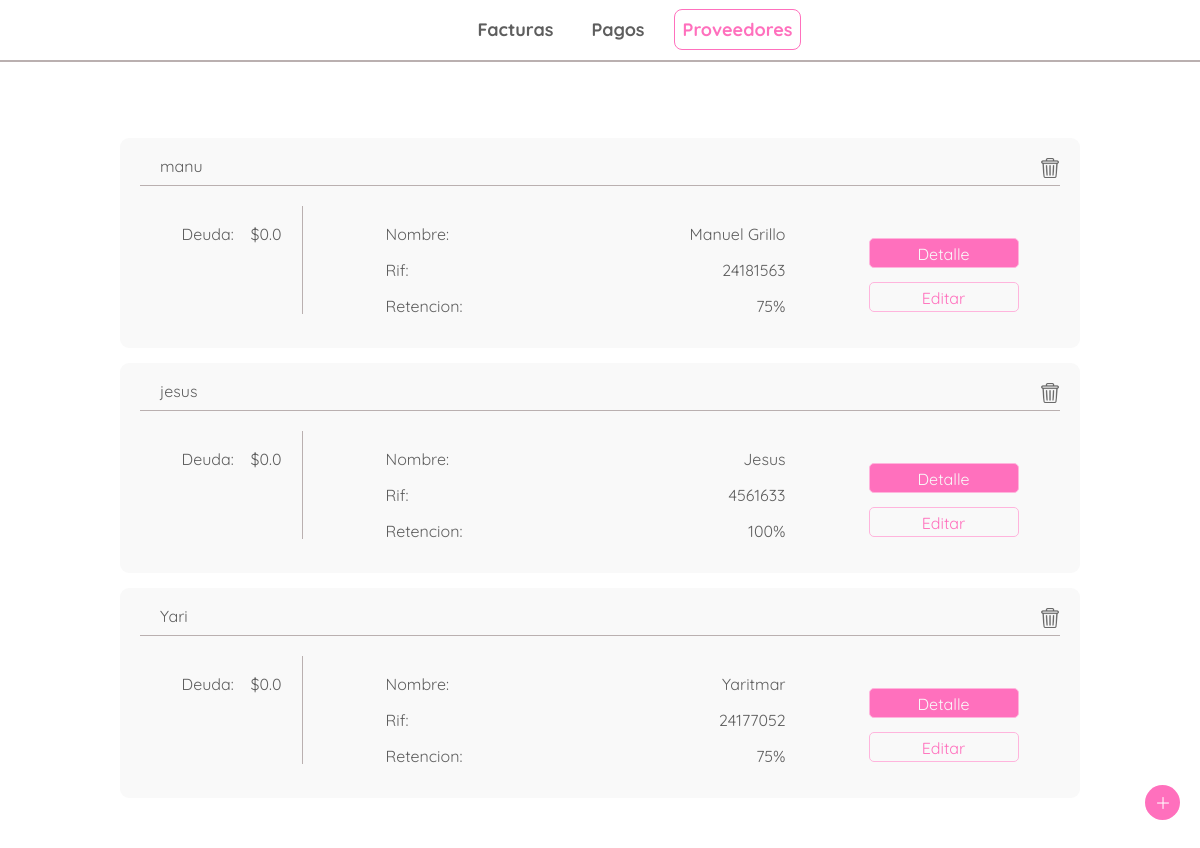
/providers/home/, run on the app's committed database.
### providers/models.py (models this page shows)
class Provider(models.Model):
    id = HashidAutoField(primary_key=True)
    rif = models.CharField(max_length=15)
    name = models.CharField(max_length=70)
    nickname = models.CharField(max_length= 70)
    TAXES = [
        ('0','0% tax retained'),
        ('75','75% tax retained'),
        ('100','100% tax retained'),
    ]
    taxtype = models.CharField(max_length=3, choices=TAXES)
    dollar_debt = models.FloatField(default=0)

### providers/views.py (the view)
# urls.py: path('', views.index, name='index'),
def index(request):
    providers_list = Provider.objects.all()
    request = reset_messages(request)
    return render(request, 'providers/index.html',{
        'providers_list':providers_list,
    })

### bills/views.py (called while the page is built)
def reset_messages(request):
    try :
        aux = request.session['message_shown']
    except KeyError:
        request.session['message_shown'] = False
        request.session['message'] = ''
    else:
        if not request.session['message_shown'] :
            request.session['message_shown'] = True
        else:
            request.session['message'] = ''
        return request

### providers/templates/providers/index.html (shortened to what this page needs)
{% extends 'bills/header.html' %}
{% block content %}
{% load static %}
<body>
<div class="bills">
    <div class="bills-container">
        {% for provider in providers_list %}
        <div class="bill-content">
            <div class="bill-head">
                <div class="bill-head-left">
                    <p>{{provider.nickname}}</p>
                </div>
                <div class="bill-head-right">
                    <figure>
                        <a href="{% url 'providers:delete_provider'  provider.id %}">
                            <img src="{% static 'bills/images/trash.png'  %}" alt="trash" class="trash">
                        </a>
                    </figure>
                </div>
            </div>
            <div class="bill-body">
                <div class="bill-body-sub-left-provider">
                    <div class="bill-detail">
                        <p>Deuda:</p>
                        <p>${{provider.dollar_debt}}</p>
                    </div>
                </div>
                <div class="bill-body-sub-provider">
                    <div class="bill-detail">
                        <p>Nombre:</p>
                        <p>{{provider.name}}</p>
                    </div>
                    <div class="bill-detail">
                        <p>Rif:</p>
                        <p>{{provider.rif}}</p>
                    </div>
                    <div class="bill-detail">
                        <p>Retencion:</p>
                        <p>{{provider.taxtype}}%</p>
                    </div>
                </div>
                <div class="bill-body-buttons">
                    <a href="{% url 'providers:provider_detail'  provider.id %}" class="link-primary-button">Detalle</a>
                    <a href="{% url 'providers:update_provider'  provider.id %}" class="link-secondary-button">Editar</a>
                </div>
            </div>
        </div>
        {% endfor %}
    </div>
    <div class="add">
        <figure class="figure">
            <img src="{% static 'bills/images/plus.png'  %}" alt="new-bill">
        </figure>
    </div>
</div>
</body>
{% endblock %}

### bills/static/bills/css/style.css (style rules this page uses)
:root { --font-color: #5E5E5E; --primary-pink: #FFB5DD; --secondary-pink: #FF70BD; --division: #BAB0B0; --backgorund: #FFFFFF; --white: #f9f9f9; --black: #000000; --sm: 14px; --md: 16px; --lg: 18px; }
body { font-family: 'Quicksand', sans-serif; margin: 0; color: var(--font-color); background: var(--backgorund); }
.bills { width: 100%; height: 100vh; display: grid; place-items: center; position: relative; margin-top: 60px; }
.bills-container { display: grid; grid-template-rows: auto 1fr auto; width: 80%; }
.bill-content, .bill-content-p { display: flex; flex-direction: column; height: 170px; border-radius: 9px; background: var(--white); margin-top: 15px; padding: 20px; }
.bill-head { display: flex; justify-content: space-between; border-bottom: var(--division) 1px solid; margin-bottom: 5px; padding-bottom: 5px; }
.bill-head-left { display: flex; justify-content: space-between; margin-left: 10px; }
.bill-head-left p { margin-left: 10px; }
.bill-head-right figure { margin: 0; }
.bill-head-right figure img { width: 20px; height: 20px; opacity: 60%; }
.bill-body { display: flex; justify-content: space-around; margin-top: 15px; }
.bill-body-sub, .bill-body-sub-p, .bill-body-sub-provider, .bill-body-sub-left, .bill-body-sub-left-p, .bill-body-sub-left-provider { display: flex; flex-direction: column; justify-content: space-between; width: 200px; }
.bill-body-sub-left, .bill-body-sub-left-p, .bill-body-sub-left-provider { border-right: var(--division) 1px solid; padding-right: 20px; }
.bill-body-sub-left-provider { width: 100px; }
.bill-body-sub-provider { width: 400px; }
.bill-detail { display: flex; justify-content: space-between; margin-top: 20px; }
.bill-body-buttons { display: flex; flex-direction: column; justify-content: space-around; margin-top: 20px; width: 150px; }
.bill-body-buttons a { display: block; box-sizing: border-box; height: 30px; text-align: center; padding-top: 7px; margin-top: 10px; border-radius: 5px; border: var(--primary-pink) 1px solid; text-decoration: none; }
.link-primary-button { background: var(--secondary-pink); color: var(--white); }
.link-secondary-button { background: var(--white); color: var(--secondary-pink); }
.add { position: fixed; right: 45px; bottom: 5vh; }
.figure { width: 35px; height: 35px; border-radius: 50%; background: var(--secondary-pink); display: grid; place-items: center; position: fixed; right: 20px; bottom: 5vh; }
.add figure img { width: 12px; height: auto; opacity: 100%; }

### data on the page
Provider: nickname "manu", dollar_debt "0.0", name "Manuel Grillo", rif "24181563", taxtype "75"
Provider: nickname "jesus", dollar_debt "0.0", name "Jesus", rif "4561633", taxtype "100"
Provider: nickname "Yari", dollar_debt "0.0", name "Yaritmar", rif "24177052", taxtype "75"
